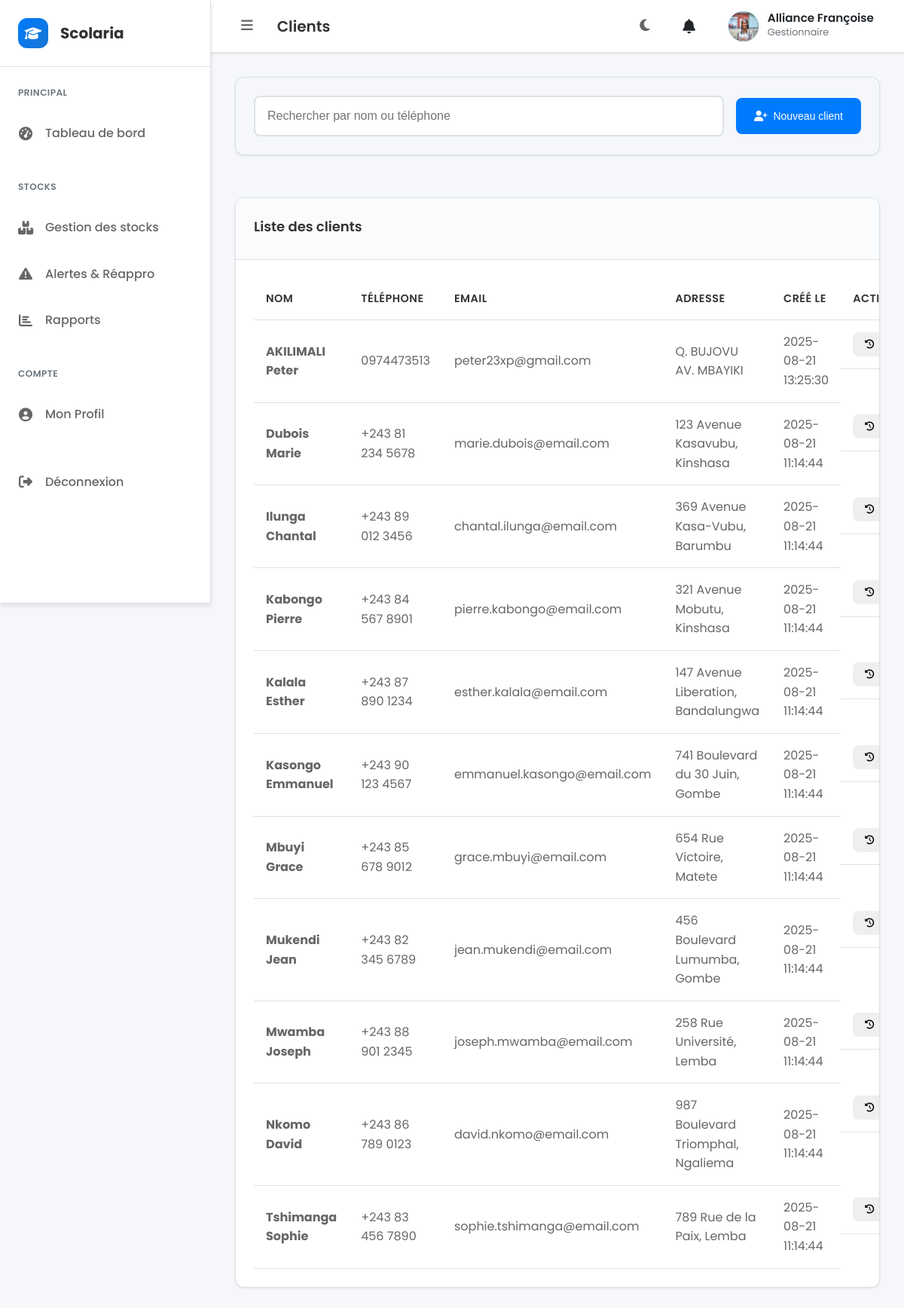
The page /clients.php (signed in) on the database as committed earlier.
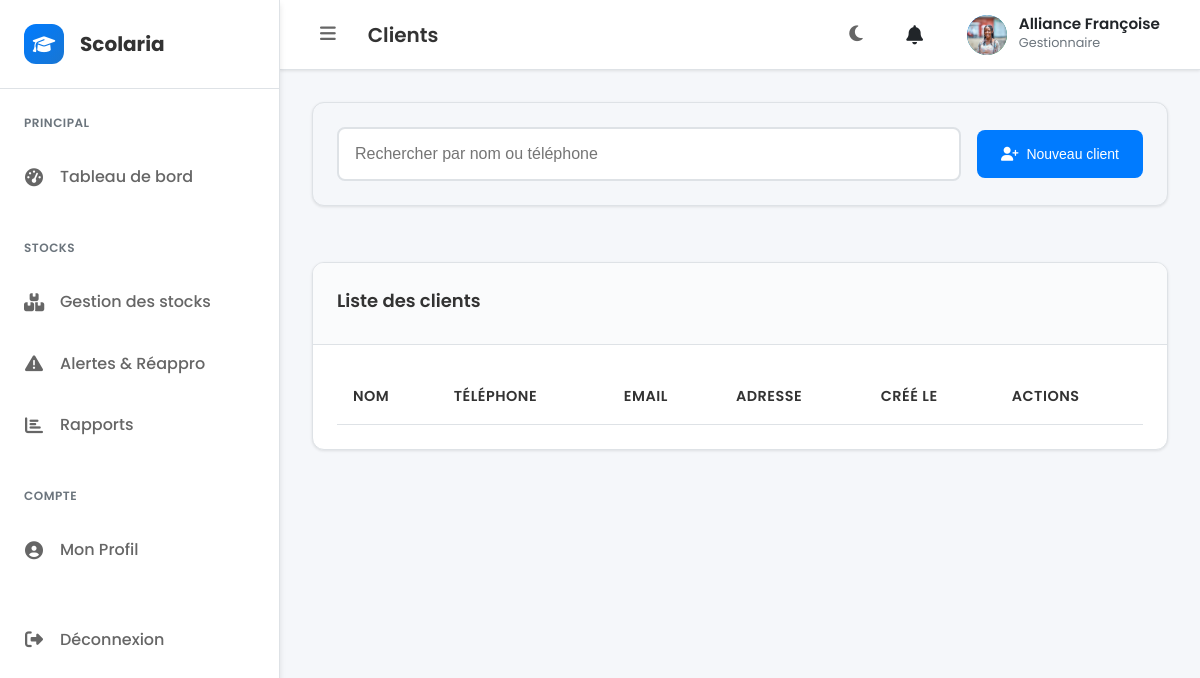
The same page on the database as committed later.
### tables this page shows
CREATE TABLE `clients` (
  `id` int(11) NOT NULL AUTO_INCREMENT,
  `first_name` varchar(100) NOT NULL,
  `last_name` varchar(100) NOT NULL,
  `phone` varchar(20) DEFAULT NULL,
  `email` varchar(150) DEFAULT NULL,
  `address` text DEFAULT NULL,
  `client_type` enum('parent','eleve','acheteur_regulier','autre') DEFAULT 'autre',
  `notes` text DEFAULT NULL,
  `created_at` timestamp NOT NULL DEFAULT current_timestamp(),
  `updated_at` timestamp NOT NULL DEFAULT current_timestamp() ON UPDATE current_timestamp(),
  PRIMARY KEY (`id`)
);

### clients.php (the view, shortened to what this page needs)
<?php
$role = (string)($_SESSION['role'] ?? '');
$canWrite = in_array($role, ['admin', 'gestionnaire'], true);
try {
	$pdo = Database::getConnection();
	$clientsStmt = $pdo->query('SELECT id, first_name, last_name, phone, email, address, created_at FROM clients ORDER BY last_name ASC, first_name ASC LIMIT 200');
	$clients = $clientsStmt->fetchAll() ?: [];
} catch (Throwable $e) {
	$clients = [];
}
?>
<div class="clients-page">
	<div class="clients-header">
		<div class="clients-search">
			<input type="text" id="searchInput" class="form-control" placeholder="Rechercher par nom ou téléphone">
		</div>
		<?php if ($canWrite): ?>
		<button class="btn btn-primary" onclick="openClientModal()"><i class="fas fa-user-plus"></i> Nouveau client</button>
		<?php endif; ?>
	</div>
	<div class="clients-table card">
		<div class="card-header">
			<h3 class="card-title">Liste des clients</h3>
		</div>
		<div class="card-body">
			<div class="table-responsive">
				<table id="clientsTable">
					<thead>
						<tr>
							<th>Nom</th>
							<th>Téléphone</th>
							<th>Email</th>
							<th>Adresse</th>
							<th>Créé le</th>
							<th>Actions</th>
						</tr>
					</thead>
					<tbody id="clientsBody">
						<?php foreach ($clients as $c): ?>
							<tr>
								<td><strong><?php echo htmlspecialchars($c['last_name'] . ' ' . $c['first_name']); ?></strong></td>
								<td><?php echo htmlspecialchars($c['phone'] ?? ''); ?></td>
								<td><?php echo htmlspecialchars($c['email'] ?? ''); ?></td>
								<td><?php echo htmlspecialchars($c['address'] ?? ''); ?></td>
								<td><?php echo htmlspecialchars($c['created_at']); ?></td>
								<td class="actions">
									<button class="btn btn-sm" onclick="viewHistory(<?php echo (int)$c['id']; ?>)"><i class="fas fa-history"></i></button>
								</td>
							</tr>
						<?php endforeach; ?>
					</tbody>
				</table>
			</div>
		</div>
	</div>
</div>
<?php
include __DIR__ . '/layout/base.php';
?>

Rows that differ between the two databases and show on the page:
removed clients: last_name+first_name "AKILIMALI Peter", phone "0974473513", email "peter23xp@gmail.com", address "Q. BUJOVU AV. MBAYIKI", created_at "2025-08-21 13:25:30"
removed clients: last_name+first_name "Dubois Marie", phone "+243 81 234 5678", email "marie.dubois@email.com", address "123 Avenue Kasavubu, Kinshasa", created_at "2025-08-21 11:14:44"
removed clients: last_name+first_name "Ilunga Chantal", phone "+243 89 012 3456", email "chantal.ilunga@email.com", address "369 Avenue Kasa-Vubu, Barumbu", created_at "2025-08-21 11:14:44"
removed clients: last_name+first_name "Kabongo Pierre", phone "+243 84 567 8901", email "pierre.kabongo@email.com", address "321 Avenue Mobutu, Kinshasa", created_at "2025-08-21 11:14:44"
removed clients: last_name+first_name "Kalala Esther", phone "+243 87 890 1234", email "esther.kalala@email.com", address "147 Avenue Liberation, Bandalungwa", created_at "2025-08-21 11:14:44"
removed clients: last_name+first_name "Kasongo Emmanuel", phone "+243 90 123 4567", email "emmanuel.kasongo@email.com", address "741 Boulevard du 30 Juin, Gombe", created_at "2025-08-21 11:14:44"
removed clients: last_name+first_name "Mbuyi Grace", phone "+243 85 678 9012", email "grace.mbuyi@email.com", address "654 Rue Victoire, Matete", created_at "2025-08-21 11:14:44"
removed clients: last_name+first_name "Mukendi Jean", phone "+243 82 345 6789", email "jean.mukendi@email.com", address "456 Boulevard Lumumba, Gombe", created_at "2025-08-21 11:14:44"
removed clients: last_name+first_name "Mwamba Joseph", phone "+243 88 901 2345", email "joseph.mwamba@email.com", address "258 Rue Université, Lemba", created_at "2025-08-21 11:14:44"
removed clients: last_name+first_name "Nkomo David", phone "+243 86 789 0123", email "david.nkomo@email.com", address "987 Boulevard Triomphal, Ngaliema", created_at "2025-08-21 11:14:44"
removed clients: last_name+first_name "Tshimanga Sophie", phone "+243 83 456 7890", email "sophie.tshimanga@email.com", address "789 Rue de la Paix, Lemba", created_at "2025-08-21 11:14:44"
